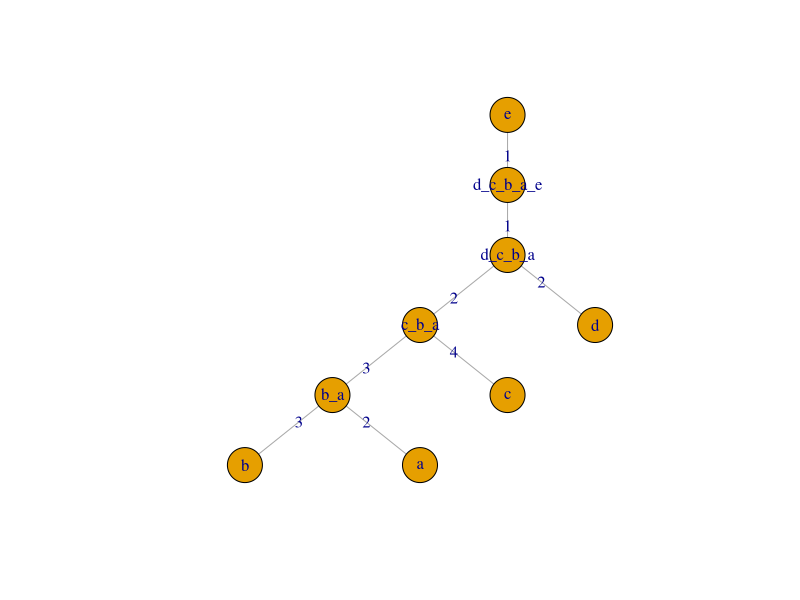

This chart was generated by the following R code: (Note: this script raises an error after producing the figure.)
## ---- chunk 1
knitr::opts_chunk$set(echo = TRUE)
## ---- chunk 2
## param: takes a square distance matrix
## takes a matrix and makes it into a Q matrix 
## returns Q matrix 

makeQ <- function(dist) {
  #get the size
  n <- nrow(dist)
  
  #get row sums
  rows <- rowSums(dist)
  cols <- colSums(dist)
  
  #set up Q return 
  Q <- matrix(data = NA, nrow = n, ncol = n)
  row.names(Q) <- row.names(dist)
  colnames(Q) <- colnames(dist)
                   
  # runs through all rows 
  for (a in 1:n) {
    for(b in 1:n) { 
      
      #skip over diagonals 
      if(a == b) {
        Q[a,b] = 0
        
      #uses formula from wikipedia
      }else{
      Q[a,b] = (n-2)* dist[a,b] - rows[a] - cols[b]
      }
    }
  }

 return(Q)
}
  
## ---- chunk 3
## param: takes a Q matrix, and original distance matrix
## takes smallest element, and joins those nodes, calculates distances
## returns: distance from original nodes to new node,
## to a larger as a dataframe that can be added 

joinNode <- function(Q, dist) {
  
  #takes first (smallest) location for min, returns row and col index
  Qmin <- which( Q == min(Q), arr.ind = TRUE)[1,]
  n <- nrow(dist)
  
  a <- Qmin[1]
  b <- Qmin[2]
  
  abDist <- dist[a,b]
  
  # Nodes 
  nodeA <- rownames(dist)[a]
  nodeB <- rownames(dist)[b]
  
  #row/col sums
  rows <- rowSums(dist)
  cols <- colSums(dist)
  
  #edge distance - from wikipedia
  firstD <- .5* abDist + 1/(2*(n-2)) *(rows[a] - rows[b])
  secondD <- abDist - firstD
  
  newNode <- paste(nodeA, "_",nodeB, sep = '')
  
  #edges that have been made 
  nodeDF <- data.frame(parent = c(newNode, newNode),
                       child = c(nodeA, nodeB),
                       distance = c(firstD, secondD))
  
  return(nodeDF)
}
## ---- chunk 4
library(igraph)
library(ape)
## params: Takes Q matrix, and original distance matrix, 
## and makes new matrix that is n-1 from dist size, adding in 
## returns the new distance matrix 
newDist <- function(Q, dist) {
  
  #get smallest distance, and return what nodes those are 
  n <- nrow(dist)
  Qmin <- which( Q == min(Q), arr.ind = TRUE)[1,]
  a <- Qmin[1]
  b <- Qmin[2]
  
  #Get new names
  nodeA <- rownames(dist)[a]
  nodeB <- rownames(dist)[b]
  newNode <- paste(nodeA, "_",nodeB, sep = '')
  
  #new distances
  newLength <- c()
  oldNames <- rownames(dist)[-c(a,b)]
  
  for (i in oldNames) {
    ind <- which(rownames(dist) == i) 
    newLength <- c(newLength, .5* (dist[a, ind] + dist[b, ind] - dist[a,b]))
  }
  
  #build out distance matrix 
  
  newD<- matrix(0, n - 1, n - 1)
  rownames(newD) <- c(newNode, oldNames)
  colnames(newD) <- c(newNode, oldNames)
  
  #new dist
  newD[1, -1] <- newLength
  newD[-1, 1] <- newLength
  
  #old dist
  oldDist <- dist[-c(a,b), -c(a,b)]
  newD[-1,-1] <- oldDist
  
  
  return(newD)
}


## ---- chunk 5
graphTree <- function(tree, vsize = 20) {
  
  g <- graph_from_data_frame(tree, directed = FALSE)
  
  #add distances to plot
  E(g)$label <- round(E(g)$distance, 3)   
  
  plot(
    g,
    vertex.size = vsize,
    vertex_label = NA,
    edge.arrow.mode = 0,                  
    layout = layout_as_tree(g, root = V(g)[length(V(g))]) 
  )
  
}
## ---- chunk 6
###############################################################################
## *~*~*~*~*~ Main function 

neighborTree <- function(dist) {
  #set up first distance
  orignialDist <- dist
  newD <- dist
  
  # #Set up matrix to hold final tree info
   tree <- data.frame(
     parent = character(),
     child = character(), 
     distance = numeric()
   )
  # 
  
  #print(dist)
  
  #Generally, run until no more new nodes can be made. 
  
  while(nrow(newD) > 2)  {
    #Get Q
    Q <- makeQ(newD)
    
    #print(Q)
    
    #nodes 
    joinInfo <- joinNode(Q, newD)
    tree <- rbind(tree, joinInfo)
    
    #print(tree)
    
    #get new distance 
    newD <- newDist(Q, newD)
    
    #print(newD)
  }
  
  #add last nodes
  lastNodes <- rownames(newD)
  lastDist <- newD[1,2]
  newNode <- paste(lastNodes[1],"_",lastNodes[2], sep = '')
  
  tree<- rbind(tree, 
               data.frame(parent=newNode, child=lastNodes[1], distance=lastDist),
               data.frame(parent=newNode, child=lastNodes[2], distance=lastDist))
  
  return(tree)
  
  
}


## ---- chunk 7
wiki <- matrix(
  c(0,5,9,9,8,
    5,0,10,10,9,
    9,10,0,8,7,
    9,10,8,0,3,
    8,9,7,3,0),
  ncol = 5,
  byrow = TRUE,
  dimnames = list(c('a','b','c','d','e'), c('a','b','c','d','e'))
)

tree <- neighborTree(wiki)
tree
## ---- chunk 8
graphTree(tree)

## ---- chunk 9
knitr::include_graphics("WikiTree.png")
